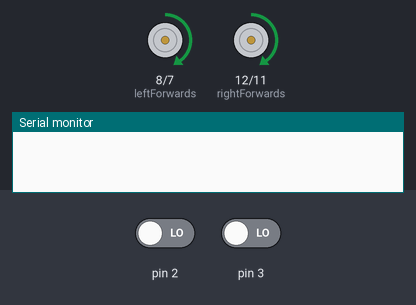
This sketch was run on a simulated Arduino Uno, built with avr-gcc and run on an emulated ATmega328P. On the bench: motor-driver pin pairs drawn as motors (green arrow = first pin HIGH = forward, orange = second pin HIGH = backward, longer = more drive, scaled by the enable pin), the last lines printed to the serial monitor. The inputs (shaded band) are chosen by the test bench; at power-on: pin 2 LOW, pin 3 LOW.

Above: at 0.1 s.
At 1.2 s:
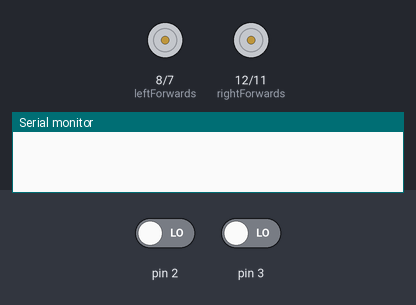
1.3 s: pin 2 driven HIGH
At 2.3 s:
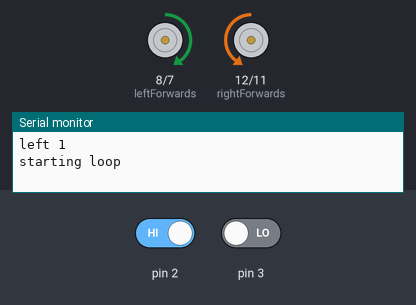
3.0 s: pin 3 driven HIGH
Timing chart, 0 to 6.0 s (numbered marks = the images above; inputs shaded):
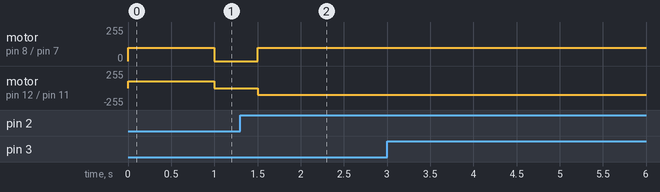

The sketch:

S7_Square.ino
```cpp
int turning = 0;
int leftCount;
int rightCount;
int leftBackwards = 7;
int rightForwards = 12;
int leftEnable = 9;
int rightEnable = 10;
int leftForwards = 8;
int rightBackwards = 11;
int highSpeed = 100;

void setup()
{
  Serial.begin(115200);
  attachInterrupt(digitalPinToInterrupt(2), leftInterrupt, RISING);
  attachInterrupt(digitalPinToInterrupt(3), rightInterrupt, RISING);
  pinMode(leftEnable, OUTPUT);
  pinMode(leftForwards, OUTPUT);
  pinMode(rightEnable, OUTPUT);
  pinMode(leftForwards, OUTPUT);
  pinMode(rightForwards, OUTPUT);
  pinMode(rightBackwards, OUTPUT);
  pinMode(leftBackwards, OUTPUT);

}

void hardStop()
{
  analogWrite(leftEnable, highSpeed);
  analogWrite(rightEnable, highSpeed);
  digitalWrite(leftBackwards, HIGH);
  digitalWrite(rightBackwards, HIGH);
  digitalWrite(leftForwards, HIGH);
  digitalWrite(rightForwards, HIGH);
  delay(200);
  digitalWrite(leftBackwards, LOW);
  digitalWrite(rightBackwards, LOW);
  digitalWrite(leftForwards, LOW);
  digitalWrite(rightForwards, LOW);
}

void leftInterrupt()
{
  leftCount++;
  Serial.print("left ");
  Serial.println(leftCount);
}

void rightInterrupt()
{
  rightCount++;
  Serial.print("right ");
  Serial.println(rightCount);
}

void turnRight(int amountTurned)
{
  leftCount = 0;
  rightCount = 0;
  digitalWrite(leftForwards, HIGH);
  digitalWrite(rightBackwards, HIGH);
  Serial.println("starting loop");
  while ((leftCount < amountTurned ) || (rightCount < amountTurned))
  {
    delay(1);
  }
  Serial.println("finished loop");
}

void timeForward(float delayTime)
{
  analogWrite(leftEnable, highSpeed);
  analogWrite(rightEnable, highSpeed);
  digitalWrite(leftBackwards, LOW);
  digitalWrite(rightBackwards, LOW);
  digitalWrite(leftForwards, HIGH);
  digitalWrite(rightForwards, HIGH);
  delay(delayTime*1000);
}

void loop()
{
  analogWrite(leftEnable, highSpeed);
  analogWrite(rightEnable, highSpeed);
  timeForward(1);
  hardStop();
  delay(300);
  turnRight(80);
  hardStop();
  delay(300);
  timeForward(1.3);
  hardStop();
  delay(300);
  turnRight(80);
  hardStop();
  delay(300);
  timeForward(1);
  hardStop();
  delay(300);
  turnRight(75);
  hardStop();
  delay(300);
  timeForward(1);
  hardStop();
  delay(300);
  turnRight(75);
  hardStop();
  while(true);
}
```
